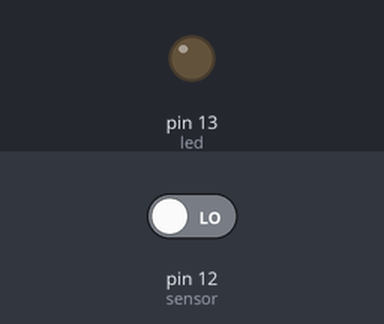
Recording of a sketch running on a simulated Arduino Uno, built with avr-gcc and run on an emulated ATmega328P. Shown: output pins drawn as LEDs (lit = HIGH). Dashed ring = blinking. The inputs (shaded band) are chosen by the test bench; at power-on: pin 12 (sensor) LOW.

Above: at 1.8 s.
1.9 s: pin 12 (sensor) driven HIGH
At 2.7 s:
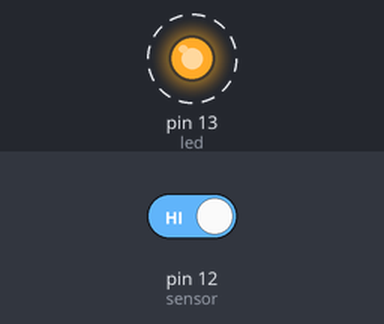
4.9 s: pin 12 (sensor) driven LOW
At 5.8 s:
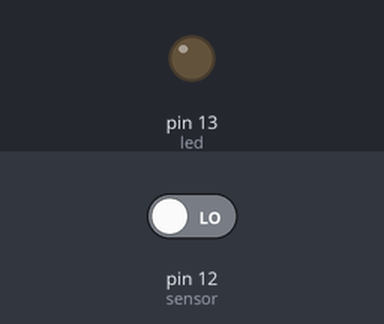
Timing chart, 0 to 7.9 s (numbered marks = the images above; inputs shaded):
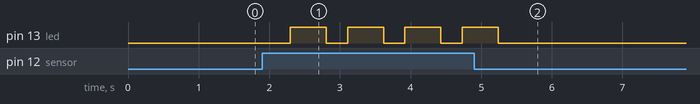

The sketch:

_3.2_Motion.ino
```cpp
const int led = 13;
const int sensor = 12;

void setup()
{
  pinMode(led, OUTPUT);
  pinMode(sensor, INPUT);
}

void loop()
{
  if (digitalRead(sensor) == HIGH)
  {
    digitalWrite(led, LOW);
    delay(300);
    digitalWrite(led, HIGH);
    delay(10);
  }
  else
  {
    digitalWrite(led,LOW);
  }

delay (500);

}

// GRD to GRD
// VCC to 5V
// OUT to Pin
```

Measured:
- after the input at 1.9 s, pin 13 (led): alternates HIGH for 0.51 s and LOW for 0.30 s, starting after 0.40 s
- after the input at 4.9 s, pin 13 (led): goes on until 5.2 s, then stays LOW
